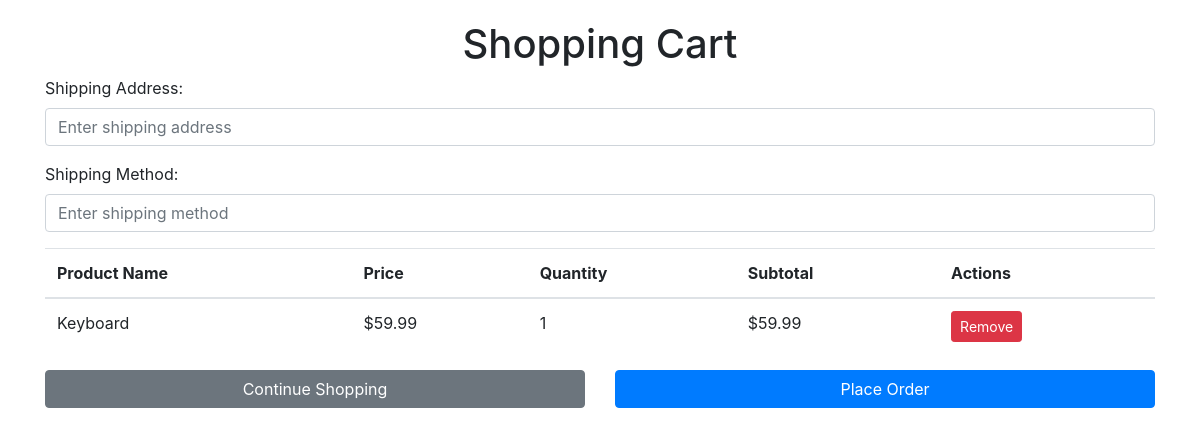
The page /cart on the database as committed earlier.
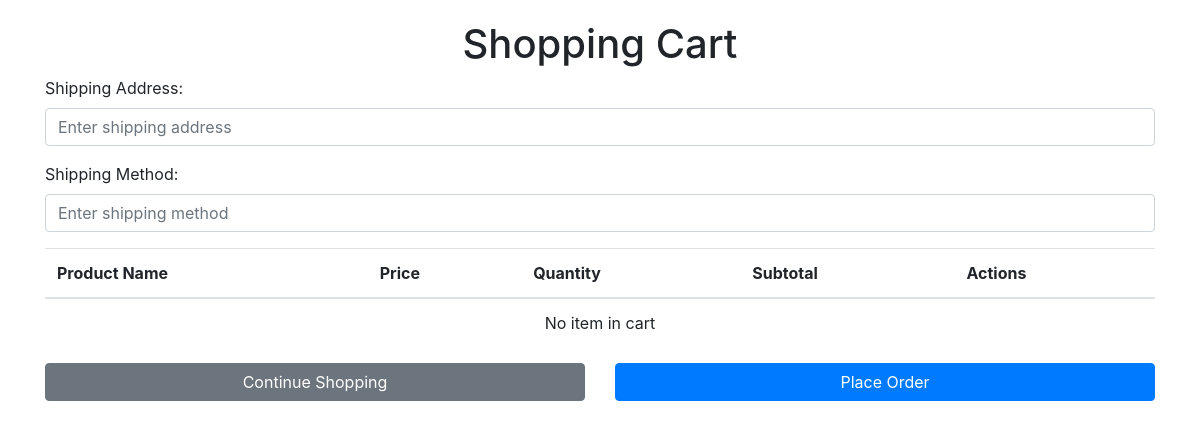
The same page on the database as committed later.
### main.py (models this page shows)
class CartItem(db.Model):
    id = db.Column(db.Integer, primary_key=True)
    product_id = db.Column(db.Integer, db.ForeignKey('product.id', ondelete='CASCADE'), nullable=False)
    product = db.relationship('Product')
    quantity = db.Column(db.Integer, nullable=False, default=1)

class Product(db.Model):
    id = db.Column(db.Integer, primary_key=True)
    name = db.Column(db.String(100), nullable=False)
    price = db.Column(db.Float, nullable=False)
    description = db.Column(db.Text)
    photo = db.Column(db.String(100))

### main.py (the view)
@app.route('/cart')
def view_cart():
    cart_items = CartItem.query.all()
    return render_template('cart.html', cart_items=cart_items)

### main.py (called while the page is built)
@app.before_request
def check_admin():
    if request.endpoint == 'admin_panel' and (not current_user.is_authenticated or current_user.username != 'admin'):
        return redirect(url_for('login'))

### templates/cart.html (shortened to what this page needs)
<!DOCTYPE html>
<html lang="en">
<head>
    <link href="https://stackpath.bootstrapcdn.com/bootstrap/4.5.2/css/bootstrap.min.css" rel="stylesheet">
</head>
<body>
    <div class="container">
        <h1 class="text-center">Shopping Cart</h1>
        <form action="/checkout" method="post">
            <div class="form-group">
                <label for="shipping_address">Shipping Address:</label>
                <input type="text" class="form-control" id="shipping_address" name="shipping_address" placeholder="Enter shipping address" required>
            </div>
            <div class="form-group">
                <label for="shipping_method">Shipping Method:</label>
                <input type="text" class="form-control" id="shipping_method" name="shipping_method" placeholder="Enter shipping method" required>
            </div>
            <table class="table">
                <thead>
                    <tr>
                        <th>Product Name</th>
                        <th>Price</th>
                        <th>Quantity</th>
                        <th>Subtotal</th>
                        <th>Actions</th>
                    </tr>
                </thead>
                <tbody>
                    {% if cart_items %}
                        {% for cart_item in cart_items %}
                        <tr>
                            <td>{{ cart_item.product.name }}</td>
                            <td>${{ cart_item.product.price }}</td>
                            <td>{{ cart_item.quantity }}</td>
                            <td>${{ cart_item.product.price * cart_item.quantity }}</td>
                            <td>
                                <form action="{{ url_for('remove_from_cart', cart_item_id=cart_item.id) }}" method="post">
                                    <button type="submit" class="btn btn-danger btn-sm">Remove</button>
                                </form>
                            </td>
                        </tr>
                        {% endfor %}
                    {% else %}
                        <tr>
                            <td colspan="5" class="text-center">No item in cart</td>
                        </tr>
                    {% endif %}
                </tbody>
            </table>
            <div class="row">
                <div class="col-md-6">
                    <a href="/" class="btn btn-secondary btn-block">Continue Shopping</a>
                </div>
                <div class="col-md-6">
                    <button type="submit" class="btn btn-primary btn-block">Place Order</button>
                </div>
            </div>
        </form>
    </div>
</body>
</html>

### templates/cart.html (style rules this page uses)
body { padding-top: 20px; padding-bottom: 20px; }
.form-group { margin-bottom: 1rem; }

Rows that differ between the two databases and show on the page:
removed CartItem: product.name "Keyboard", product.price "59.99", quantity "1", cart_item.product.price*cart_item.quantity "59.99"
Other text that changed with them:
text now shown: "No item in cart"
